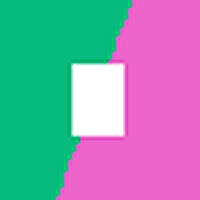
#> input picture reconstruction/enhancement/sharpen/cubic.png_kernel.jpg, 200 x 200 px
$ python sharpen.py cubic.png_kernel.jpg kernel   (older library calls are emulated)
#> lines starting #> are read from the running program, lines starting #| are printed output that depends on the picture
#source: https://opencv.courses/blog/image-enhancement-with-opencv/
import cv2
import numpy as np
import argparse

parser = argparse.ArgumentParser()
parser.add_argument('in_path', metavar='input_img', type=str, help='path to input image')
parser.add_argument('method', metavar='method', type=str, choices=['kernel', 'laplacian'],
                    help="desired method for sharpening your image")
args = parser.parse_args()

# Create the sharpening kernel
image = cv2.imread(args.in_path)
#> image is the input picture: shape (200, 200, 3); mean B, G, R 174.3, 152.1, 139.2
if (args.method == "kernel"):
    kernel = np.array([[0, -1, 0], [-1, 5, -1], [0, -1, 0]])
    # Sharpen the image
    sharpened = cv2.filter2D(image, -1, kernel)
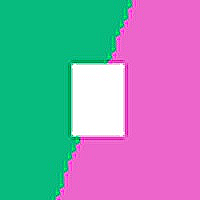
#> sharpened: shape (200, 200, 3); mean B, G, R 174.1, 151.9, 139.2
else:
    laplacian = cv2.Laplacian(image, cv2.CV_64F)
    # Scale the Laplacian output for visualization
    laplacian = np.uint8(np.absolute(laplacian))
    # Add the Laplacian output to the original image
    sharpened = cv2.addWeighted(image, 1, laplacian, 1, 0)

parsed_path = args.in_path.split(".")
real_path = parsed_path[0]
extension = "." + parsed_path[1]
#Save the image
output_path = real_path + "-sharpen-" + args.method + extension
cv2.imwrite(output_path, sharpened)
